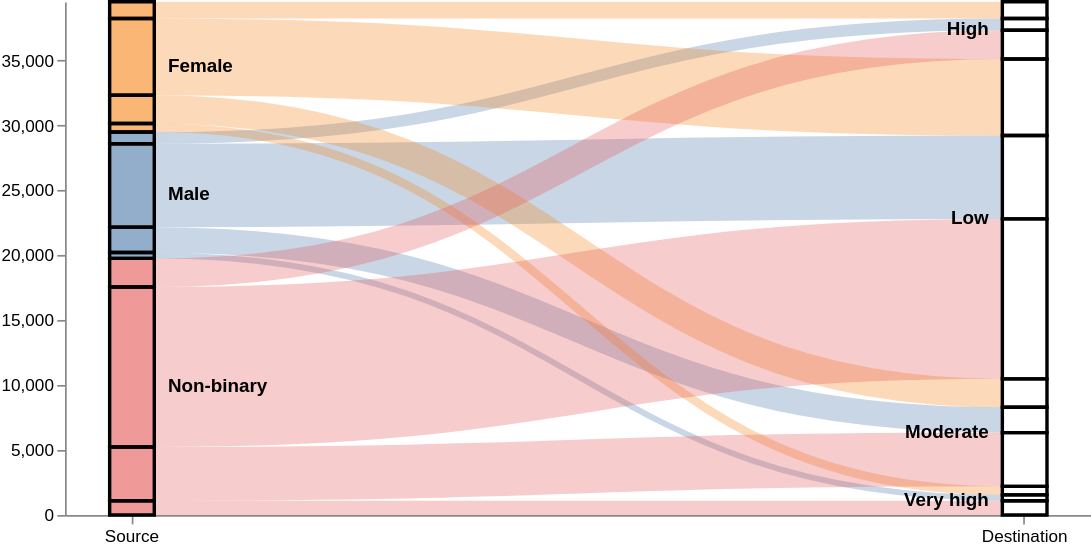

Write the Vega-Lite specification saved for this chart.
### Vega specification from a JSON file in a GitHub repository (floating-point values rounded to 4 significant figures)
{"$schema": "https://vega.github.io/schema/vega/v5.2.json", "height": 300, "width": 600, "data": [{"name": "rawData", "values": [{"key": {"stk1": "Male", "stk2": "Low"}, "doc_count": 6420}, {"key": {"stk1": "Male", "stk2": "Moderate"}, "doc_count": 1955.0}, {"key": {"stk1": "Male", "stk2": "High"}, "doc_count": 904.9}, {"key": {"stk1": "Male", "stk2": "Very high"}, "doc_count": 452.9}, {"key": {"stk1": "Female", "stk2": "Low"}, "doc_count": 5903}, {"key": {"stk1": "Female", "stk2": "Moderate"}, "doc_count": 2186.0}, {"key": {"stk1": "Female", "stk2": "High"}, "doc_count": 1299.0}, {"key": {"stk1": "Female", "stk2": "Very high"}, "doc_count": 655.1}, {"key": {"stk1": "Non-binary", "stk2": "Low"}, "doc_count": 12320.0}, {"key": {"stk1": "Non-binary", "stk2": "Moderate"}, "doc_count": 4140.0}, {"key": {"stk1": "Non-binary", "stk2": "High"}, "doc_count": 2204.0}, {"key": {"stk1": "Non-binary", "stk2": "Very high"}, "doc_count": 1101.0}], "transform": [{"type": "formula", "expr": "datum.key.stk1", "as": "stk1"}, {"type": "formula", "expr": "datum.key.stk2", "as": "stk2"}, {"type": "formula", "expr": "datum.doc_count", "as": "size"}]}, {"name": "nodes", "source": "rawData", "transform": [{"type": "filter", "expr": "!groupSelector || groupSelector.stk1 == datum.stk1 || groupSelector.stk2 == datum.stk2"}, {"type": "formula", "expr": "datum.stk1+datum.stk2", "as": "key"}, {"type": "fold", "fields": ["stk1", "stk2"], "as": ["stack", "grpId"]}, {"type": "formula", "expr": "datum.stack == 'stk1' ? datum.stk1+' '+datum.stk2 : datum.stk2+' '+datum.stk1", "as": "sortField"}, {"type": "stack", "groupby": ["stack"], "sort": {"field": "sortField", "order": "descending"}, "field": "size"}, {"type": "formula", "expr": "(datum.y0+datum.y1)/2", "as": "yc"}]}, {"name": "groups", "source": "nodes", "transform": [{"type": "aggregate", "groupby": ["stack", "grpId"], "fields": ["size"], "ops": ["sum"], "as": ["total"]}, {"type": "stack", "groupby": ["stack"], "sort": {"field": "grpId", "order": "descending"}, "field": "total"}, {"type": "formula", "expr": "scale('y', datum.y0)", "as": "scaledY0"}, {"type": "formula", "expr": "scale('y', datum.y1)", "as": "scaledY1"}, {"type": "formula", "expr": "datum.stack == 'stk1'", "as": "rightLabel"}, {"type": "formula", "expr": "datum.total/domain('y')[1]", "as": "percentage"}]}, {"name": "destinationNodes", "source": "nodes", "transform": [{"type": "filter", "expr": "datum.stack == 'stk2'"}]}, {"name": "edges", "source": "nodes", "transform": [{"type": "filter", "expr": "datum.stack == 'stk1'"}, {"type": "lookup", "from": "destinationNodes", "key": "key", "fields": ["key"], "as": ["target"]}, {"type": "linkpath", "orient": "horizontal", "shape": "diagonal", "sourceY": {"expr": "scale('y', datum.yc)"}, "sourceX": {"expr": "scale('x', 'stk1') + bandwidth('x')"}, "targetY": {"expr": "scale('y', datum.target.yc)"}, "targetX": {"expr": "scale('x', 'stk2')"}}, {"type": "formula", "expr": "range('y')[0]-scale('y', datum.size)", "as": "strokeWidth"}, {"type": "formula", "expr": "datum.size/domain('y')[1]", "as": "percentage"}]}], "scales": [{"name": "x", "type": "band", "range": "width", "domain": ["stk1", "stk2"], "paddingOuter": 0.05, "paddingInner": 0.95}, {"name": "y", "type": "linear", "range": "height", "domain": {"data": "nodes", "field": "y1"}}, {"name": "color", "type": "ordinal", "range": "category", "domain": {"data": "rawData", "field": "stk1"}}, {"name": "stackNames", "type": "ordinal", "range": ["Source", "Destination"], "domain": ["stk1", "stk2"]}], "axes": [{"orient": "bottom", "scale": "x", "encode": {"labels": {"update": {"text": {"scale": "stackNames", "field": "value"}}}}}, {"orient": "left", "scale": "y"}], "marks": [{"type": "path", "name": "edgeMark", "from": {"data": "edges"}, "clip": true, "encode": {"update": {"stroke": [{"test": "groupSelector && groupSelector.stack=='stk1'", "scale": "color", "field": "stk2"}, {"scale": "color", "field": "stk1"}], "strokeWidth": {"field": "strokeWidth"}, "path": {"field": "path"}, "strokeOpacity": {"signal": "!groupSelector && (groupHover.stk1 == datum.stk1 || groupHover.stk2 == datum.stk2) ? 0.9 : 0.3"}, "zindex": {"signal": "!groupSelector && (groupHover.stk1 == datum.stk1 || groupHover.stk2 == datum.stk2) ? 1 : 0"}, "tooltip": {"signal": "datum.stk1 + ' → ' + datum.stk2 + '    ' + format(datum.size, ',.0f') + '   (' + format(datum.percentage, '.1%') + ')'"}}, "hover": {"strokeOpacity": {"value": 1}}}}, {"type": "rect", "name": "groupMark", "from": {"data": "groups"}, "encode": {"enter": {"fill": {"scale": "color", "field": "grpId"}, "width": {"scale": "x", "band": 1}}, "update": {"x": {"scale": "x", "field": "stack"}, "y": {"field": "scaledY0"}, "y2": {"field": "scaledY1"}, "fillOpacity": {"value": 0.6}, "tooltip": {"signal": "datum.grpId + '   ' + format(datum.total, ',.0f') + '   (' + format(datum.percentage, '.1%') + ')'"}}, "hover": {"fillOpacity": {"value": 1}}}}, {"type": "text", "from": {"data": "groups"}, "interactive": false, "encode": {"update": {"x": {"signal": "scale('x', datum.stack) + (datum.rightLabel ? bandwidth('x') + 8 : -8)"}, "yc": {"signal": "(datum.scaledY0 + datum.scaledY1)/2"}, "align": {"signal": "datum.rightLabel ? 'left' : 'right'"}, "baseline": {"value": "middle"}, "fontWeight": {"value": "bold"}, "text": {"signal": "abs(datum.scaledY0-datum.scaledY1) > 13 ? datum.grpId : ''"}}}}, {"type": "group", "data": [{"name": "dataForShowAll", "values": [{}], "transform": [{"type": "filter", "expr": "groupSelector"}]}], "encode": {"enter": {"xc": {"signal": "width/2"}, "y": {"value": 30}, "width": {"value": 80}, "height": {"value": 30}}}, "marks": [{"type": "group", "name": "groupReset", "from": {"data": "dataForShowAll"}, "encode": {"enter": {"cornerRadius": {"value": 6}, "fill": {"value": "#f5f5f5"}, "stroke": {"value": "#c1c1c1"}, "strokeWidth": {"value": 2}, "height": {"field": {"group": "height"}}, "width": {"field": {"group": "width"}}}, "update": {"opacity": {"value": 1}}, "hover": {"opacity": {"value": 0.7}}}, "marks": [{"type": "text", "interactive": false, "encode": {"enter": {"xc": {"field": {"group": "width"}, "mult": 0.5}, "yc": {"field": {"group": "height"}, "mult": 0.5, "offset": 2}, "align": {"value": "center"}, "baseline": {"value": "middle"}, "fontWeight": {"value": "bold"}, "text": {"value": "Show All"}}}}]}]}, {"type": "rect", "from": {"data": "nodes"}, "encode": {"enter": {"stroke": {"value": "#000"}, "strokeWidth": {"value": 2}, "width": {"scale": "x", "band": 1}, "x": {"scale": "x", "field": "stack"}, "y": {"field": "y0", "scale": "y"}, "y2": {"field": "y1", "scale": "y"}}}}], "signals": [{"name": "groupHover", "value": {}, "on": [{"events": "@groupMark:mouseover", "update": "{stk1:datum.stack=='stk1' && datum.grpId, stk2:datum.stack=='stk2' && datum.grpId}"}, {"events": "mouseout", "update": "{}"}]}, {"name": "groupSelector", "value": false, "on": [{"events": "@groupMark:click!", "update": "{stack:datum.stack, stk1:datum.stack=='stk1' && datum.grpId, stk2:datum.stack=='stk2' && datum.grpId}"}, {"events": [{"type": "click", "markname": "groupReset"}, {"type": "dblclick"}], "update": "false"}]}]}
